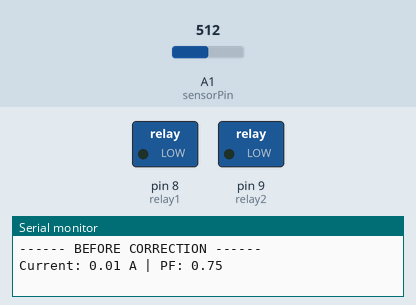
The sketch below on a simulated Arduino Uno, built with avr-gcc and run on an emulated ATmega328P. Parts: switched loads named in the sketch (green lamp = pin HIGH), the last lines printed to the serial monitor. The test bench sets the inputs (shaded band); at power-on: A1 (sensorPin) = 512.

Above: at 1.5 s.
At 3.5 s:
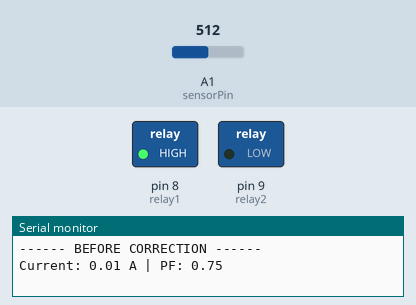
At 6.5 s:
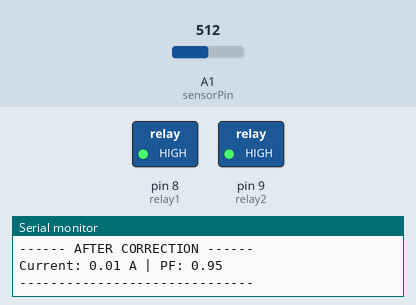
Timing chart, 0 to 15.6 s (numbered marks = the images above):
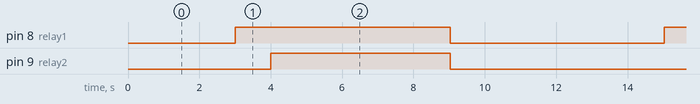

Measured:
- by itself, pin 8 (relay1): alternates HIGH for 6.0 s and LOW for 6.0 s
- by itself, pin 9 (relay2): alternates HIGH for 5.0 s and LOW for 7.0 s
- by itself, everything shown: repeats every 12.0 s, in 3 steps

The sketch:

PowerFactorCorrection.ino.ino
```cpp
const int sensorPin = A1;

const int relay1 = 8;
const int relay2 = 9;

float pf_before = 0.75;
float pf_after = 0.75;

void setup() {
  pinMode(relay1, OUTPUT);
  pinMode(relay2, OUTPUT);

  Serial.begin(9600);
}

void loop() {

  int sensorValue = analogRead(sensorPin);
  float voltage = sensorValue * (5.0 / 1023.0);
  float current = (voltage - 2.5) / 0.185;

  // -------- BEFORE CORRECTION --------
  pf_before = 0.75;

  Serial.println("------ BEFORE CORRECTION ------");
  Serial.print("Current: ");
  Serial.print(current);
  Serial.print(" A | PF: ");
  Serial.println(pf_before);

  delay(3000);

  // -------- APPLY CORRECTION --------
  digitalWrite(relay1, HIGH);
  delay(1000);
  digitalWrite(relay2, HIGH);

  pf_after = 0.95;

  Serial.println("------ AFTER CORRECTION ------");
  Serial.print("Current: ");
  Serial.print(current);
  Serial.print(" A | PF: ");
  Serial.println(pf_after);

  Serial.println("------------------------------");

  delay(5000);

  // reset relays for repeat demo
  digitalWrite(relay1, LOW);
  digitalWrite(relay2, LOW);

  delay(3000);
}
```
